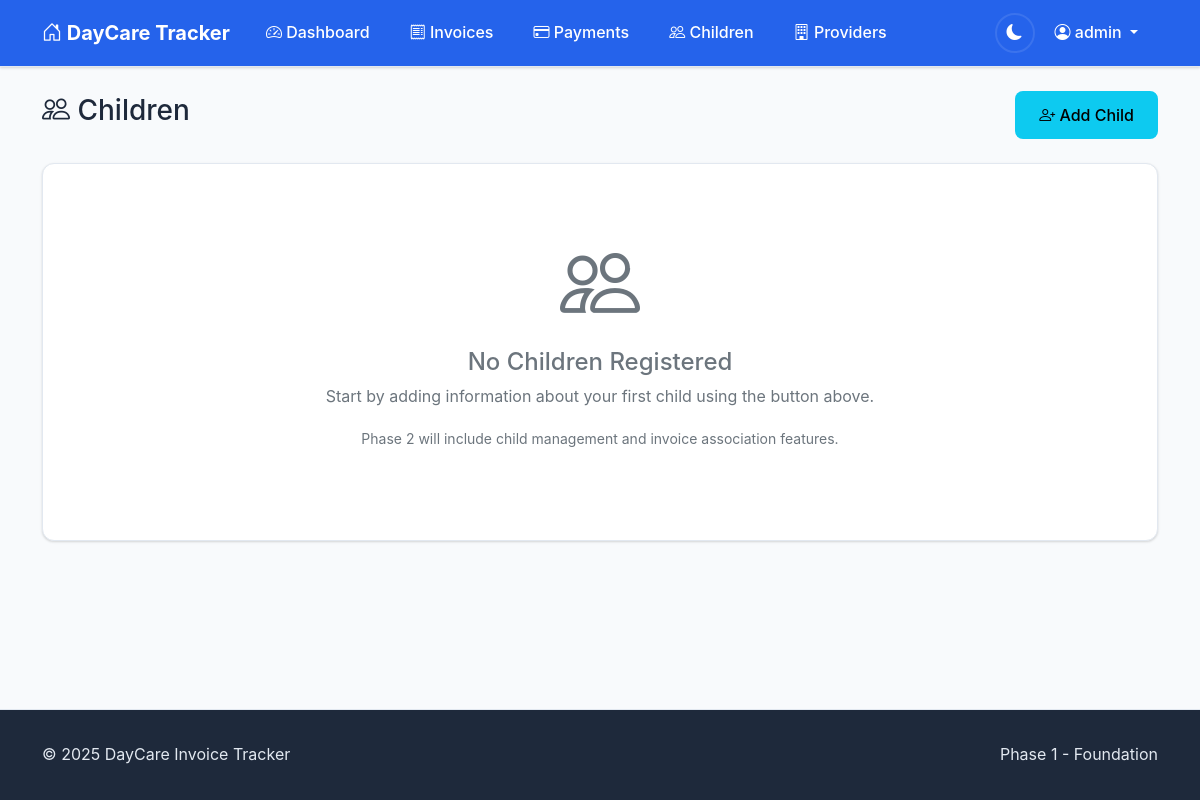
Before: /children/ (signed in) with the older database file.
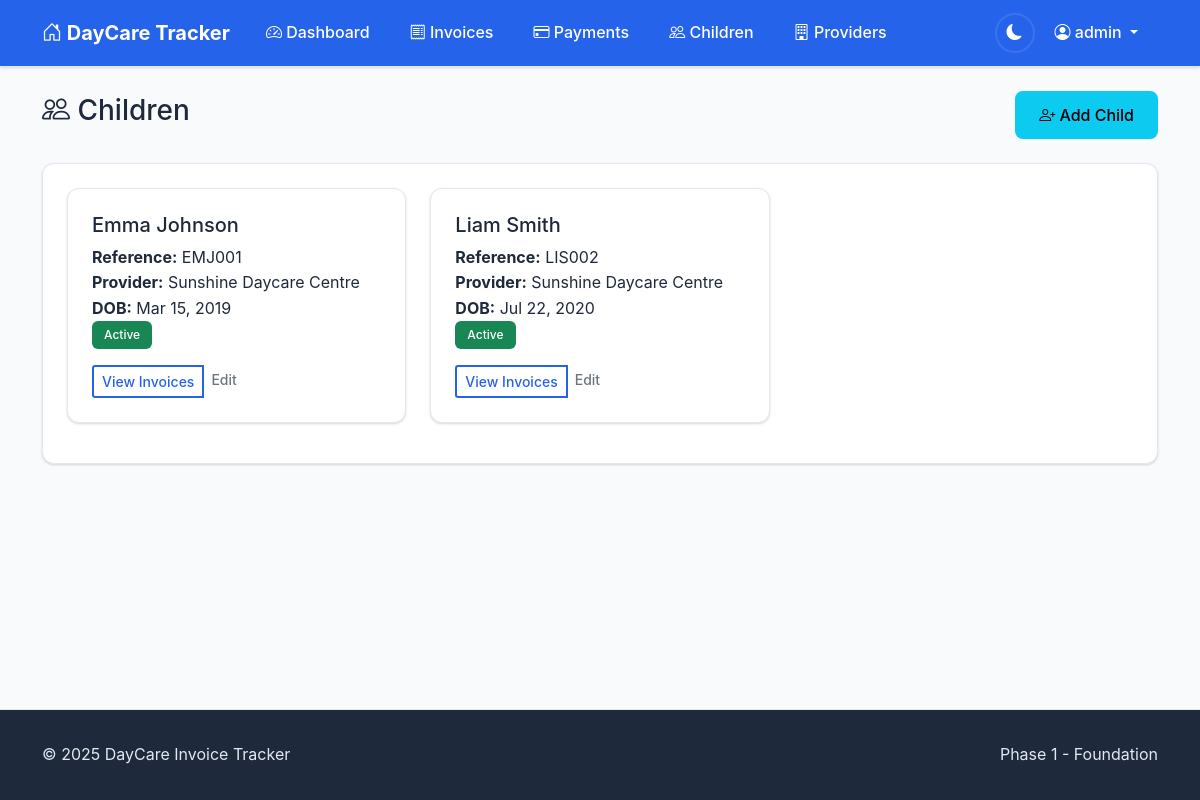
After: the same page with the newer database file.
### invoices/models.py (models this page shows, shortened)
class Child(models.Model):
    user = models.ForeignKey(User, on_delete=models.CASCADE, related_name='children')
    name = models.CharField(max_length=100)
    reference_number = models.CharField(max_length=20)
    date_of_birth = models.DateField(null=True, blank=True)
    daycare_provider = models.ForeignKey(DaycareProvider, on_delete=models.CASCADE, related_name='children')
    is_active = models.BooleanField(default=True)
    created_at = models.DateTimeField(auto_now_add=True)
    updated_at = models.DateTimeField(auto_now=True)
    class Meta:
        ordering = ['name']
        unique_together = ['user', 'reference_number', 'daycare_provider']

class DaycareProvider(models.Model):
    name = models.CharField(max_length=200)
    address = models.TextField(blank=True)
    phone = models.CharField(max_length=20, blank=True)
    email = models.EmailField(blank=True)
    license_number = models.CharField(max_length=50, blank=True)
    gst_number = models.CharField(max_length=20, blank=True)
    bank_details = models.TextField(blank=True)
    email_addresses = models.JSONField(
        default=default_list,
        blank=True,
        help_text="Known email addresses for automatic invoice detection"
    )
    email_subject_patterns = models.JSONField(
        default=default_list,
        blank=True,
        help_text="Email subject patterns to identify invoices"
    )
    is_active = models.BooleanField(default=True)
    created_at = models.DateTimeField(auto_now_add=True)
    updated_at = models.DateTimeField(auto_now=True)
    class Meta:
        ordering = ['name']

### invoices/views.py (the view)
# urls.py: path('children/', views.ChildListView.as_view(), name='child_list'),
class ChildListView(LoginRequiredMixin, ListView):
    model = Child
    template_name = 'invoices/child_list.html'
    context_object_name = 'children'
    def get_queryset(self):
        return Child.objects.filter(
            user=self.request.user
        ).select_related('daycare_provider').order_by('name')

### templates/invoices/child_list.html (shortened to what this page needs)
{% extends 'base.html' %}
{% block page_header %}
<div class="d-flex justify-content-between align-items-center mb-4">
    <h1 class="h3">
        <i class="bi bi-people"></i>
        Children
    </h1>
    <a href="#" class="btn btn-info">
        <i class="bi bi-person-plus"></i>
        Add Child
    </a>
</div>
{% endblock %}
{% block content %}
<div class="card">
    <div class="card-body">
        {% if children %}
            <div class="row">
                {% for child in children %}
                <div class="col-md-6 col-lg-4 mb-3">
                    <div class="card">
                        <div class="card-body">
                            <h5 class="card-title">{{ child.name }}</h5>
                            <p class="card-text">
                                <strong>Reference:</strong> {{ child.reference_number }}<br>
                                <strong>Provider:</strong> {{ child.daycare_provider.name }}<br>
                                {% if child.date_of_birth %}
                                <strong>DOB:</strong> {{ child.date_of_birth|date:"M d, Y" }}<br>
                                {% endif %}
                                <span class="badge {% if child.is_active %}bg-success{% else %}bg-secondary{% endif %}">
                                    {% if child.is_active %}Active{% else %}Inactive{% endif %}
                                </span>
                            </p>
                            <div class="btn-group btn-group-sm">
                                <a href="{% url 'invoices:invoice_list' %}?child={{ child.pk }}" class="btn btn-outline-primary">View Invoices</a>
                                <a href="{% url 'invoices:child_edit' child.pk %}" class="btn btn-outline-secondary">Edit</a>
                            </div>
                        </div>
                    </div>
                </div>
                {% endfor %}
            </div>
        {% else %}
            <div class="text-center text-muted py-5">
                <i class="bi bi-people display-1"></i>
                <h4 class="mt-3">No Children Registered</h4>
                <p>Start by adding information about your first child using the button above.</p>
                <p><small>Phase 2 will include child management and invoice association features.</small></p>
            </div>
        {% endif %}
    </div>
</div>
{% endblock %}

Changed rows visible on the page:
added Child: name "Emma Johnson", reference_number "EMJ001", daycare_provider.name "Sunshine Daycare Centre", date_of_birth "Mar 15, 2019", is_active "Active"
added Child: name "Liam Smith", reference_number "LIS002", daycare_provider.name "Sunshine Daycare Centre", date_of_birth "Jul 22, 2020", is_active "Active"
Other visible differences:
text no longer shown: "No Children Registered Start by adding information about your first child using the button above. Phase 2 will include child management and invoice association features."
